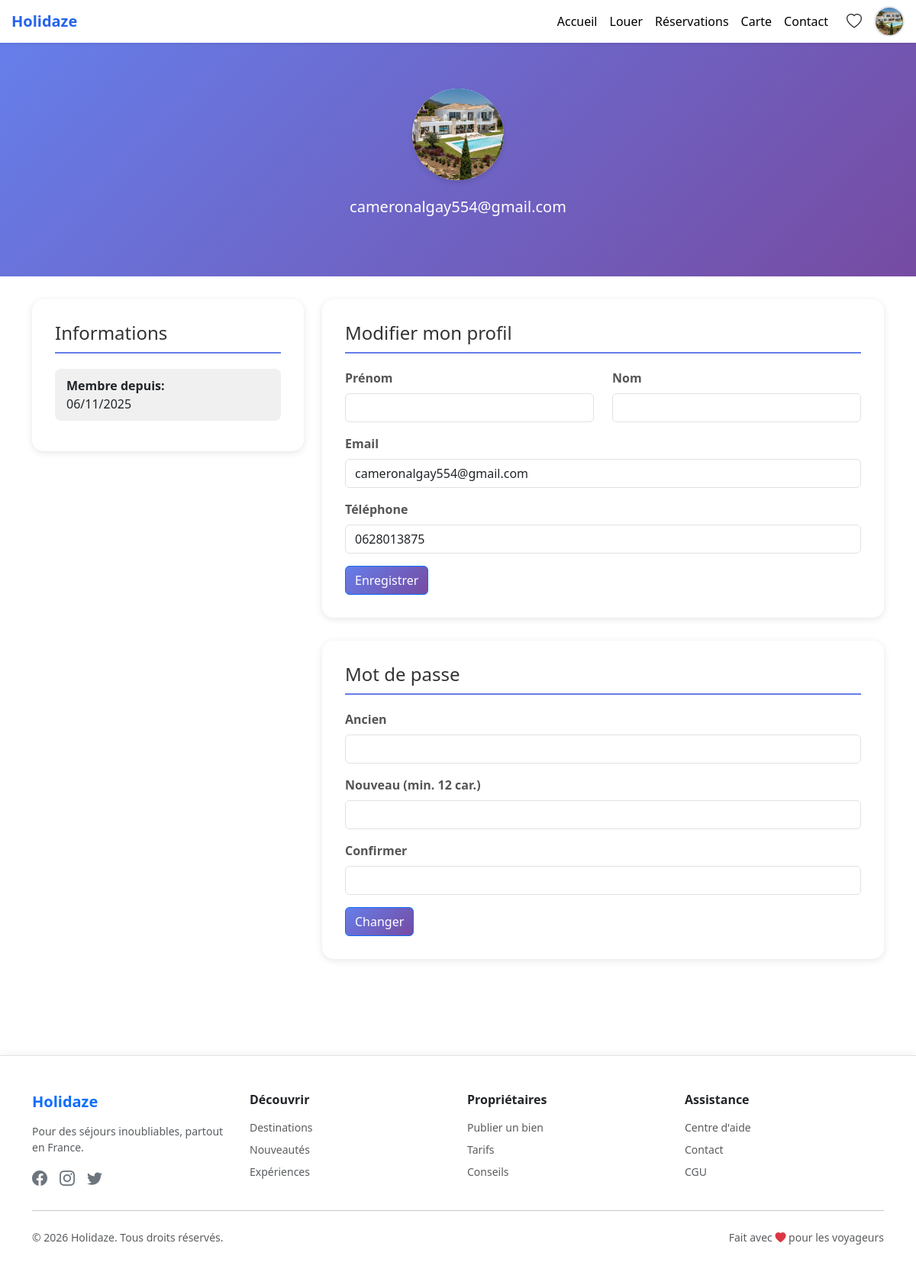
The page /Pages/Profil/profil.php (signed in) on the database its author committed.
### tables this page shows
CREATE TABLE `utilisateurs` (
  `id_utilisateur` int NOT NULL,
  `email` varchar(255) NOT NULL,
  `mot_de_passe` varchar(255) NOT NULL,
  `date_inscription` datetime DEFAULT CURRENT_TIMESTAMP,
  `actif` tinyint(1) DEFAULT '1',
  `role` varchar(50) NOT NULL DEFAULT 'user',
  `tel` varchar(50) NOT NULL,
  `date_creation` datetime DEFAULT CURRENT_TIMESTAMP,
  `photo_profil` varchar(255) NOT NULL,
  `reset_token` varchar(255) DEFAULT NULL,
  `token_expiry` datetime DEFAULT NULL,
  `type_entite` enum('individu','entreprise') NOT NULL DEFAULT 'individu',
  `nom` varchar(100) DEFAULT NULL,
  `prenom` varchar(100) DEFAULT NULL,
  `date_naissance` date DEFAULT NULL,
  `tentatives_connexion` int DEFAULT '0',
  `derniere_tentative` datetime DEFAULT NULL
);

### Pages/Profil/profil.php (the view, shortened to what this page needs)
<?php
require_once '../../include/db.php';
$stmt = $pdo->prepare("SELECT * FROM utilisateurs WHERE id_utilisateur = ?");
$stmt->execute([$_SESSION['utilisateur_id']]);
$utilisateur = $stmt->fetch();
$photo_display = '';
if (!empty($utilisateur['photo_profil'])) {
    $photo_display = '/Photo/profil/' . $utilisateur['photo_profil'];
}
?>
<!DOCTYPE html>
<html lang="fr">
<head>
    <link href="https://cdn.jsdelivr.net/npm/bootstrap@5.3.0/dist/css/bootstrap.min.css" rel="stylesheet">
    <link href="https://cdn.jsdelivr.net/npm/bootstrap-icons@1.11.1/font/bootstrap-icons.css" rel="stylesheet">
    <link rel="stylesheet" href="https://cdnjs.cloudflare.com/ajax/libs/cropperjs/1.6.1/cropper.min.css">
</head>
<body>
    <?php include '../header.php'; ?>
    <div class="profile-header text-center">
        <div class="profile-avatar" data-bs-toggle="modal" data-bs-target="#photoModal">
            <?php if ($photo_display): ?>
                <img src="<?= htmlspecialchars($photo_display) ?>" alt="Photo de profil">
            <?php else: ?>
                <?= strtoupper(substr($utilisateur['prenom'], 0, 1) . substr($utilisateur['nom'], 0, 1)) ?>
            <?php endif; ?>
        </div>
        <p class="lead"><?= htmlspecialchars($utilisateur['email']) ?></p>
    </div>
    <div class="container mb-5">
        <div class="row">
            <div class="col-md-4">
                <div class="profile-card">
                    <h2>Informations</h2>
                    <div class="info-badge"><strong>Membre depuis:</strong><br><?= date('d/m/Y', strtotime($utilisateur['date_creation'])) ?></div>
                </div>
            </div>
            <div class="col-md-8">
                <div class="profile-card">
                    <h2>Modifier mon profil</h2>
                    <form method="POST">
                        <div class="row">
                            <div class="col-md-6 mb-3">
                                <label class="form-label">Prénom</label>
                                <input type="text" name="prenom" class="form-control" value="<?= htmlspecialchars($utilisateur['prenom']) ?>" required>
                            </div>
                            <div class="col-md-6 mb-3">
                                <label class="form-label">Nom</label>
                                <input type="text" name="nom" class="form-control" value="<?= htmlspecialchars($utilisateur['nom']) ?>" required>
                            </div>
                        </div>
                        <div class="mb-3">
                            <label class="form-label">Email</label>
                            <input type="email" name="email" class="form-control" value="<?= htmlspecialchars($utilisateur['email']) ?>" required>
                        </div>
                        <div class="mb-3">
                            <label class="form-label">Téléphone</label>
                            <input type="tel" name="tel" class="form-control" value="<?= htmlspecialchars($utilisateur['tel'] ?? '') ?>" placeholder="Optionnel">
                        </div>
                        <button type="submit" name="update_profile" class="btn btn-primary">
                            Enregistrer
                        </button>
                    </form>
                </div>
                <div class="profile-card">
                    <h2>Mot de passe</h2>
                    <form method="POST">
                        <div class="mb-3">
                            <label class="form-label">Ancien</label>
                            <input type="password" name="ancien_mot_de_passe" class="form-control" required>
                        </div>
                        <div class="mb-3">
                            <label class="form-label">Nouveau (min. 12 car.)</label>
                            <input type="password" name="nouveau_mot_de_passe" class="form-control" minlength="12" required>
                        </div>
                        <div class="mb-3">
                            <label class="form-label">Confirmer</label>
                            <input type="password" name="confirmer_mot_de_passe" class="form-control" minlength="12" required>
                        </div>
                        <button type="submit" name="change_password" class="btn btn-primary">
                            Changer
                        </button>
                    </form>
                </div>
            </div>
        </div>
    </div>
    <?php include '../footer.php'; ?>
</body>
</html>

### Pages/Profil/profil.php (style rules this page uses)
body { background-color: #f8f9fa; }
.profile-header { background: linear-gradient(135deg, #667eea 0%, #764ba2 100%); color: white; padding: 60px 0; margin-bottom: 30px; }
.profile-avatar { width: 120px; height: 120px; background: white; border-radius: 50%; display: flex; align-items: center; justify-content: center; font-size: 48px; color: #667eea; margin: 0 auto 20px; box-shadow: 0 4px 6px rgba(0,0,0,0.1); position: relative; overflow: hidden; cursor: pointer; }
.profile-avatar img { width: 100%; height: 100%; object-fit: cover; }
.profile-card { background: white; border-radius: 15px; box-shadow: 0 2px 10px rgba(0,0,0,0.1); padding: 30px; margin-bottom: 30px; }
.profile-card h2 { color: #333; font-size: 24px; margin-bottom: 20px; padding-bottom: 10px; border-bottom: 2px solid #667eea; }
.form-label { font-weight: 600; color: #555; }
.btn-primary { background: linear-gradient(135deg, #667eea 0%, #764ba2 100%); border: none; padding: 12px 30px; }
.info-badge { background-color: #f0f0f0; padding: 10px 15px; border-radius: 8px; margin-bottom: 10px; }

### Pages/footer.php (style rules this page uses)
html, body { height: 100%; display: flex; flex-direction: column; }

### rows shown on the page
utilisateurs: photo_profil (picture), email "cameronalgay554@gmail.com", date_creation "06/11/2025", tel "0628013875"
